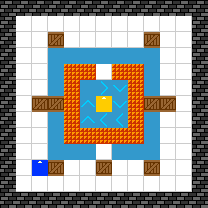

The image is a tile-based game level rendered from a .tmx file. Its description and complete source (layers, tilesets, objects, tile grids) follow:
An orthogonal 13x13 tile map with 16x16 px tiles, 2 tile layers (Tile Layer 1, Tile Layer 2).

<map version="1.0" orientation="orthogonal" width="13" height="13" tilewidth="16" tileheight="16">
 <tileset firstgid="1" source="maptiles.tsx" />
 <layer name="Tile Layer 1" width="13" height="13">
  <data encoding="csv">
2,2,2,2,2,2,2,2,2,2,2,2,2,
2,1,1,1,1,1,1,1,1,1,1,1,2,
2,1,1,1,1,1,1,1,1,1,1,1,2,
2,1,1,3,3,3,3,3,3,3,1,1,2,
2,1,1,3,18,18,1,18,18,3,1,1,2,
2,1,1,3,18,3,2684354579,3221225491,18,3,1,1,2,
2,1,1,1,18,19,1,3221225491,18,1,1,1,2,
2,1,1,3,18,19,1610612755,1610612755,18,3,1,1,2,
2,1,1,3,18,18,18,18,18,3,1,1,2,
2,1,1,3,3,3,1,3,3,3,1,1,2,
2,1,33,1,1,1,1,1,1,1,1,1,2,
2,1,1,1,1,1,1,1,1,1,1,1,2,
2,2,2,2,2,2,2,2,2,2,2,2,2
</data>
 </layer>
 <layer name="Tile Layer 2" width="13" height="13">
  <data encoding="csv">
0,0,0,0,0,0,0,0,0,0,0,0,0,
0,0,0,0,0,0,0,0,0,0,0,0,0,
0,0,0,67,0,0,0,0,0,67,0,0,0,
0,0,0,0,0,0,0,0,0,0,0,0,0,
0,0,0,0,0,0,0,0,0,0,0,0,0,
0,0,0,0,0,0,0,0,0,0,0,0,0,
0,0,67,67,0,0,82,0,0,67,67,0,0,
0,0,0,0,0,0,0,0,0,0,0,0,0,
0,0,0,0,0,0,0,0,0,0,0,0,0,
0,0,0,0,0,0,0,0,0,0,0,0,0,
0,0,81,67,0,0,67,0,0,67,0,0,0,
0,0,0,0,0,0,0,0,0,0,0,0,0,
0,0,0,0,0,0,0,0,0,0,0,0,0
</data>
 </layer>
</map>
